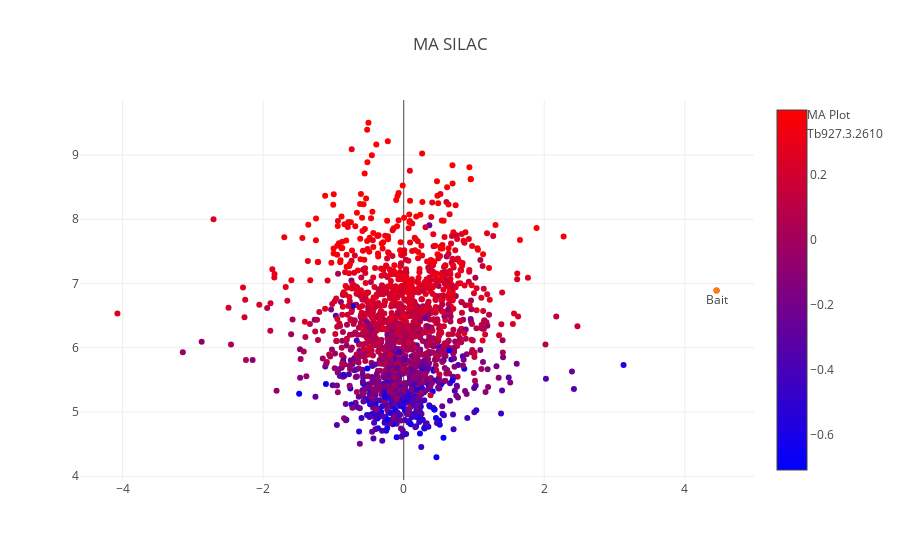

The code cell stored with this chart in its notebook:
### Code cell
#interactive plot
trace_1 = go.Scatter(
    x=selection.logratio_mean,
    y=selection.logInt,
    mode='markers',
    name='MA Plot',
    text = [a + ' ' +b + ' '+str(round(c,1)) for a,b,c in zip(selection.index.values, selection.Gene_desc, selection.logScore )],
    hoverinfo = 'text',
    marker=dict(
        #size=16,
        color = np.log10(selection.logScore), #set color equal to a variable
        colorscale='Bluered',
        showscale=True
    )
)

annot_1 = go.Scatter(
    x=[selection.logratio_mean.loc['Tb927.3.2610']],
    y=[selection.logInt.loc['Tb927.3.2610']],
    mode='markers+text',
    name='Tb927.3.2610',
    text=['Bait'],
    textposition='bottom center'
)



layout = dict(title='MA SILAC')


fig = go.Figure(data=[trace_1, annot_1], 
                layout=layout)
iplot(fig, filename='test')

### Figure 1 — Plotly figure (JSON) as saved in the notebook; plotly's stock layout.template omitted (floating-point values rounded to 4 significant figures; data arrays with more than 128 entries replaced by an {"elided": "..."} marker saying what was removed)
{"data": [{"hoverinfo": "text", "marker": {"color": {"elided": "1703 float values"}, "colorscale": "Bluered", "showscale": true}, "mode": "markers", "name": "MA Plot", "text": {"elided": "1703 str values"}, "type": "scatter", "uid": "f9e44676-deae-11e8-934a-005056c00008", "x": {"elided": "1703 float values"}, "y": {"elided": "1703 float values"}}, {"mode": "markers+text", "name": "Tb927.3.2610", "text": ["Bait"], "textposition": "bottom center", "type": "scatter", "uid": "f9e44677-deae-11e8-af27-005056c00008", "x": [4.452], "y": [6.89]}], "layout": {"title": "MA SILAC"}}
